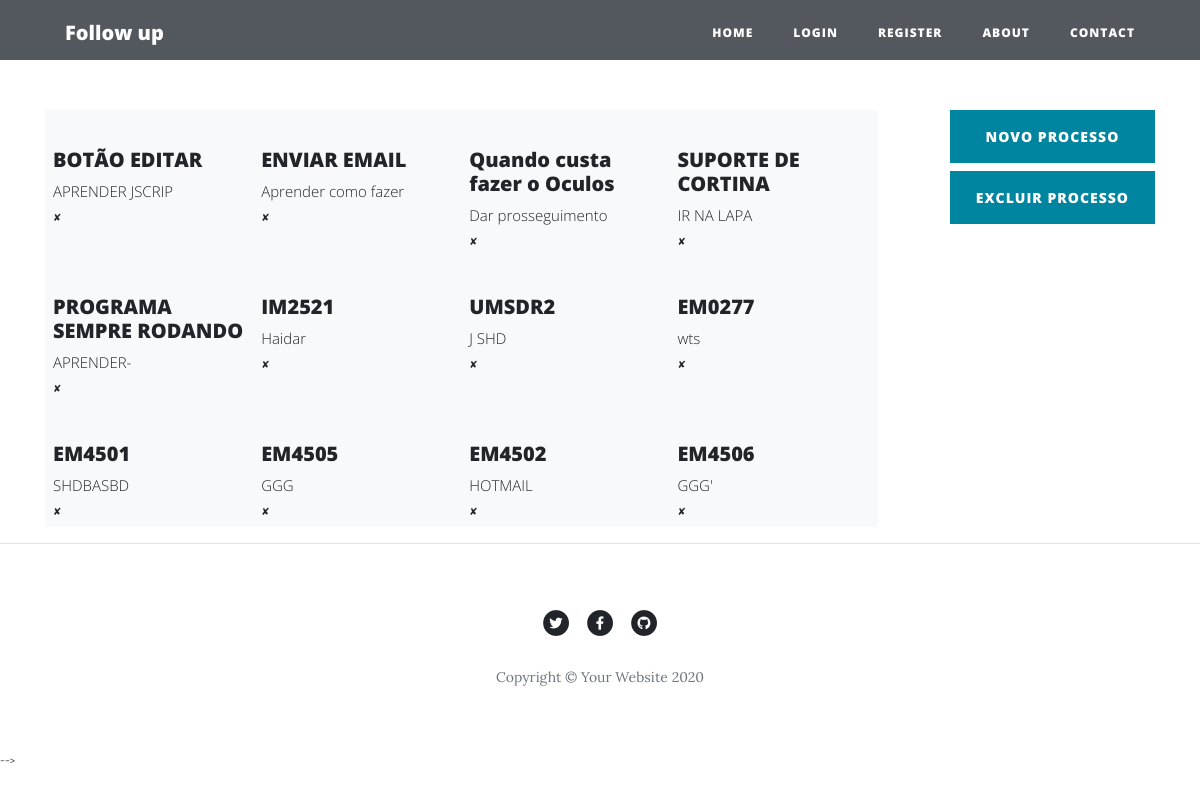
The page / on the database its author committed.
### main.py (models this page shows)
class Menu(db.Model):
    print("menu")
    __tablename__ = "TbOne"
    id = db.Column(db.Integer, primary_key=True)
    RefPartner = db.Column(db.String, unique=True, nullable=False)
    Cliente = db.Column(db.String)
    Origem = db.Column(db.String)
    Destino = db.Column(db.String)
    Incoterm = db.Column(db.String)
    RefCliente = db.Column(db.String)
    Moeda = db.Column(db.String)
    modal = db.Column(db.String)
    VlTotal = db.Column(db.Float)
    Merc = db.Column(db.String)
    Vol = db.Column(db.String)
    M3 = db.Column(db.Float)
    Pb = db.Column(db.Float)
    Pl = db.Column(db.Float)
    Re = db.Column(db.String)
    Sd = db.Column(db.String)
    Status = db.Column(db.String)
    Obs = db.Column(db.String)
    bl = db.Column(db.String)
    nrBl = db.Column(db.String)
    navio = db.Column(db.String)
    vg = db.Column(db.String)
    via = db.Column(db.String)
    eta = db.Column(db.String)
    DLDraft = db.Column(db.String)
    DLCarga = db.Column(db.String)
    ttime = db.Column(db.String)
    dtBL = db.Column(db.String)
    Importador = db.Column(db.String)
    dcts = db.Column(db.String)
    Operador = db.Column(db.String)
    Booking = db.Column(db.String)
    TipoFrt = db.Column(db.String)
    Saida = db.Column(db.String)
    fech = db.Column(db.String)
    dtEnvDcts = db.Column(db.String)
    lclFcl = db.Column(db.String)

### main.py (the view)
@app.route('/')
def get_all_posts():
    print("get all posts - BOTAO HOME")
    posts =Menu.query.all()
    return render_template("index.html", all_posts=posts, current_user=current_user)

### templates/index.html (shortened to what this page needs)
{% include "header.html" %}
<header class="masthead ">
    <div class="overlay"></div>
    <div class="container">
        <div class="row">
            <br> <br> <br> <br>
        </div>
    </div>
</header>
  <div class="container">
 <div >
          <div class="float-right   d-flex flex-column">
              <a class="btn btn-primary mb-2" href="{{url_for('add_new_post')}}">Novo Processo</a>
              <a class="btn btn-primary mb-2" href="{{url_for('add_new_post')}}">Excluir Processo</a>
          </div>
     <div class="d-flex flex-row bd-highlight w-75  ">
        {% set count = namespace(value=1) %}
        {% for post in all_posts %}
          {% if count.value == 5 %}
            {% set count.value = 1 %}
          </div>
        <div class="d-flex flex-row bd-highlight w-75 ">
          <div class="w-25 bg-light p-2 bd-highlight post-preview" >
           {% else %}
            <div class="w-25 bg-light p-2 bd-highlight post-preview" >
                  {% endif %}
        {% set count.value = count.value + 1 %}
          <a href="{{ url_for('show_post', post_id=post.id) }}">
            <h2 class="post-title">
              {{post.RefPartner}}
            </h2>
            <h3 class="post-subtitle">
              {{post.Cliente}}
            </h3>
             <a href="{{url_for('delete_post', post_id=post.id) }}">✘</a>
          </a>
          </div>
        {% endfor %}
          </div>
   </div>
      </div>
  <hr>

### rows shown on the page
Menu: RefPartner "BOTÃO EDITAR", Cliente "APRENDER JSCRIP"
Menu: RefPartner "ENVIAR EMAIL", Cliente "Aprender como fazer"
Menu: RefPartner "Quando custa fazer o Oculos", Cliente "Dar prosseguimento"
Menu: RefPartner "SUPORTE DE CORTINA", Cliente "IR NA LAPA"
Menu: RefPartner "PROGRAMA SEMPRE RODANDO", Cliente "APRENDER-"
Menu: RefPartner "IM2521", Cliente "Haidar"
Menu: RefPartner "UMSDR2", Cliente "J SHD"
Menu: RefPartner "EM0277", Cliente "wts"
Menu: RefPartner "EM4501", Cliente "SHDBASBD"
Menu: RefPartner "EM4505", Cliente "GGG"
Menu: RefPartner "EM4502", Cliente "HOTMAIL"
Menu: RefPartner "EM4506", Cliente "GGG'"
